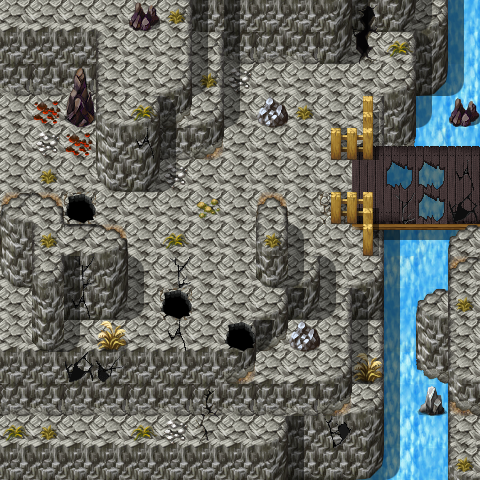

Tiled map render using the project's own tile images. Description and the map definition, with tile-layer contents summarised, below:
An orthogonal 15x15 tile map with 32x32 px tiles, 4 tile layers (Ground, Objects, Objects_replace, Above), 2 hidden layers not drawn, 59 tilesets and 9 objects (3x script, 3x spawn, 2x replace, mapchange).

<map version="1.0" orientation="orthogonal" width="15" height="15" tilewidth="32" tileheight="32">
 <tileset firstgid="1" name="map_bed_1" tilewidth="32" tileheight="32">
  <image source="../drawable/map_bed_1.png" width="512" height="256" />
 </tileset>
 <tileset firstgid="129" name="map_border_1" tilewidth="32" tileheight="32">
  <image source="../drawable/map_border_1.png" width="512" height="256" />
 </tileset>
 <tileset firstgid="257" name="map_bridge_1" tilewidth="32" tileheight="32">
  <image source="../drawable/map_bridge_1.png" width="512" height="256" />
 </tileset>
 <tileset firstgid="385" name="map_bridge_2" tilewidth="32" tileheight="32">
  <image source="../drawable/map_bridge_2.png" width="512" height="256" />
 </tileset>
 <tileset firstgid="513" name="map_broken_1" tilewidth="32" tileheight="32">
  <image source="../drawable/map_broken_1.png" width="512" height="256" />
 </tileset>
 <tileset firstgid="641" name="map_cavewall_1" tilewidth="32" tileheight="32">
  <image source="../drawable/map_cavewall_1.png" width="576" height="192" />
 </tileset>
 <tileset firstgid="749" name="map_cavewall_2" tilewidth="32" tileheight="32">
  <image source="../drawable/map_cavewall_2.png" width="576" height="192" />
 </tileset>
 <tileset firstgid="857" name="map_cavewall_3" tilewidth="32" tileheight="32">
  <image source="../drawable/map_cavewall_3.png" width="576" height="192" />
 </tileset>
 <tileset firstgid="965" name="map_cavewall_4" tilewidth="32" tileheight="32">
  <image source="../drawable/map_cavewall_4.png" width="576" height="192" />
 </tileset>
 <tileset firstgid="1073" name="map_chair_table_1" tilewidth="32" tileheight="32">
  <image source="../drawable/map_chair_table_1.png" width="512" height="256" />
 </tileset>
 <tileset firstgid="1201" name="map_chair_table_2" tilewidth="32" tileheight="32">
  <image source="../drawable/map_chair_table_2.png" width="512" height="256" />
 </tileset>
 <tileset firstgid="1329" name="map_crate_1" tilewidth="32" tileheight="32">
  <image source="../drawable/map_crate_1.png" width="512" height="256" />
 </tileset>
 <tileset firstgid="1457" name="map_cupboard_1" tilewidth="32" tileheight="32">
  <image source="../drawable/map_cupboard_1.png" width="512" height="256" />
 </tileset>
 <tileset firstgid="1585" name="map_curtain_1" tilewidth="32" tileheight="32">
  <image source="../drawable/map_curtain_1.png" width="512" height="256" />
 </tileset>
 <tileset firstgid="1713" name="map_entrance_1" tilewidth="32" tileheight="32">
  <image source="../drawable/map_entrance_1.png" width="512" height="256" />
 </tileset>
 <tileset firstgid="1841" name="map_entrance_2" tilewidth="32" tileheight="32">
  <image source="../drawable/map_entrance_2.png" width="512" height="256" />
 </tileset>
 <tileset firstgid="1969" name="map_fence_1" tilewidth="32" tileheight="32">
  <image source="../drawable/map_fence_1.png" width="512" height="256" />
 </tileset>
 <tileset firstgid="2097" name="map_fence_2" tilewidth="32" tileheight="32">
  <image source="../drawable/map_fence_2.png" width="512" height="256" />
 </tileset>
 <tileset firstgid="2225" name="map_fence_3" tilewidth="32" tileheight="32">
  <image source="../drawable/map_fence_3.png" width="512" height="256" />
 </tileset>
 <tileset firstgid="2353" name="map_fence_4" tilewidth="32" tileheight="32">
  <image source="../drawable/map_fence_4.png" width="512" height="256" />
 </tileset>
 <tileset firstgid="2481" name="map_ground_1" tilewidth="32" tileheight="32">
  <image source="../drawable/map_ground_1.png" width="512" height="256" />
 </tileset>
 <tileset firstgid="2609" name="map_ground_2" tilewidth="32" tileheight="32">
  <image source="../drawable/map_ground_2.png" width="512" height="256" />
 </tileset>
 <tileset firstgid="2737" name="map_ground_3" tilewidth="32" tileheight="32">
  <image source="../drawable/map_ground_3.png" width="512" height="256" />
 </tileset>
 <tileset firstgid="2865" name="map_ground_4" tilewidth="32" tileheight="32">
  <image source="../drawable/map_ground_4.png" width="512" height="256" />
 </tileset>
 <tileset firstgid="2993" name="map_ground_5" tilewidth="32" tileheight="32">
  <image source="../drawable/map_ground_5.png" width="512" height="256" />
 </tileset>
 <tileset firstgid="3121" name="map_ground_6" tilewidth="32" tileheight="32">
  <image source="../drawable/map_ground_6.png" width="512" height="256" />
 </tileset>
 <tileset firstgid="3249" name="map_ground_7" tilewidth="32" tileheight="32">
  <image source="../drawable/map_ground_7.png" width="512" height="256" />
 </tileset>
 <tileset firstgid="3377" name="map_ground_8" tilewidth="32" tileheight="32">
  <image source="../drawable/map_ground_8.png" width="512" height="256" />
 </tileset>
 <tileset firstgid="3505" name="map_house_1" tilewidth="32" tileheight="32">
  <image source="../drawable/map_house_1.png" width="512" height="256" />
 </tileset>
 <tileset firstgid="3633" name="map_house_2" tilewidth="32" tileheight="32">
  <image source="../drawable/map_house_2.png" width="512" height="256" />
 </tileset>
 <tileset firstgid="3761" name="map_indoor_1" tilewidth="32" tileheight="32">
  <image source="../drawable/map_indoor_1.png" width="512" height="256" />
 </tileset>
 <tileset firstgid="3889" name="map_indoor_2" tilewidth="32" tileheight="32">
  <image source="../drawable/map_indoor_2.png" width="512" height="256" />
 </tileset>
 <tileset firstgid="4017" name="map_kitchen_1" tilewidth="32" tileheight="32">
  <image source="../drawable/map_kitchen_1.png" width="512" height="256" />
 </tileset>
 <tileset firstgid="4145" name="map_outdoor_1" tilewidth="32" tileheight="32">
  <image source="../drawable/map_outdoor_1.png" width="512" height="256" />
 </tileset>
 <tileset firstgid="4273" name="map_pillar_1" tilewidth="32" tileheight="32">
  <image source="../drawable/map_pillar_1.png" width="512" height="256" />
 </tileset>
 <tileset firstgid="4401" name="map_pillar_2" tilewidth="32" tileheight="32">
  <image source="../drawable/map_pillar_2.png" width="512" height="256" />
 </tileset>
 <tileset firstgid="4529" name="map_plant_1" tilewidth="32" tileheight="32">
  <image source="../drawable/map_plant_1.png" width="512" height="256" />
 </tileset>
 <tileset firstgid="4657" name="map_plant_2" tilewidth="32" tileheight="32">
  <image source="../drawable/map_plant_2.png" width="512" height="256" />
 </tileset>
 <tileset firstgid="4785" name="map_rock_1" tilewidth="32" tileheight="32">
  <image source="../drawable/map_rock_1.png" width="512" height="256" />
 </tileset>
 <tileset firstgid="4913" name="map_rock_2" tilewidth="32" tileheight="32">
  <image source="../drawable/map_rock_2.png" width="512" height="256" />
 </tileset>
 <tileset firstgid="5041" name="map_roof_1" tilewidth="32" tileheight="32">
  <image source="../drawable/map_roof_1.png" width="512" height="256" />
 </tileset>
 <tileset firstgid="5169" name="map_roof_2" tilewidth="32" tileheight="32">
  <image source="../drawable/map_roof_2.png" width="512" height="256" />
 </tileset>
 <tileset firstgid="5297" name="map_roof_3" tilewidth="32" tileheight="32">
  <image source="../drawable/map_roof_3.png" width="512" height="256" />
 </tileset>
 <tileset firstgid="5425" name="map_shop_1" tilewidth="32" tileheight="32">
  <image source="../drawable/map_shop_1.png" width="512" height="256" />
 </tileset>
 <tileset firstgid="5553" name="map_sign_ladder_1" tilewidth="32" tileheight="32">
  <image source="../drawable/map_sign_ladder_1.png" width="512" height="256" />
 </tileset>
 <tileset firstgid="5681" name="map_table_1" tilewidth="32" tileheight="32">
  <image source="../drawable/map_table_1.png" width="512" height="256" />
 </tileset>
 <tileset firstgid="5809" name="map_trail_1" tilewidth="32" tileheight="32">
  <image source="../drawable/map_trail_1.png" width="512" height="256" />
 </tileset>
 <tileset firstgid="5937" name="map_transition_1" tilewidth="32" tileheight="32">
  <image source="../drawable/map_transition_1.png" width="512" height="256" />
 </tileset>
 <tileset firstgid="6065" name="map_transition_2" tilewidth="32" tileheight="32">
  <image source="../drawable/map_transition_2.png" width="512" height="256" />
 </tileset>
 <tileset firstgid="6193" name="map_transition_3" tilewidth="32" tileheight="32">
  <image source="../drawable/map_transition_3.png" width="512" height="256" />
 </tileset>
 <tileset firstgid="6321" name="map_transition_4" tilewidth="32" tileheight="32">
  <image source="../drawable/map_transition_4.png" width="512" height="256" />
 </tileset>
 <tileset firstgid="6449" name="map_tree_1" tilewidth="32" tileheight="32">
  <image source="../drawable/map_tree_1.png" width="512" height="256" />
 </tileset>
 <tileset firstgid="6577" name="map_tree_2" tilewidth="32" tileheight="32">
  <image source="../drawable/map_tree_2.png" width="512" height="256" />
 </tileset>
 <tileset firstgid="6705" name="map_wall_1" tilewidth="32" tileheight="32">
  <image source="../drawable/map_wall_1.png" width="512" height="256" />
 </tileset>
 <tileset firstgid="6833" name="map_wall_2" tilewidth="32" tileheight="32">
  <image source="../drawable/map_wall_2.png" width="480" height="256" />
 </tileset>
 <tileset firstgid="6953" name="map_wall_3" tilewidth="32" tileheight="32">
  <image source="../drawable/map_wall_3.png" width="480" height="256" />
 </tileset>
 <tileset firstgid="7073" name="map_wall_4" tilewidth="32" tileheight="32">
  <image source="../drawable/map_wall_4.png" width="480" height="256" />
 </tileset>
 <tileset firstgid="7193" name="map_window_1" tilewidth="32" tileheight="32">
  <image source="../drawable/map_window_1.png" width="512" height="256" />
 </tileset>
 <tileset firstgid="7321" name="map_window_2" tilewidth="32" tileheight="32">
  <image source="../drawable/map_window_2.png" width="512" height="256" />
 </tileset>
 <layer name="Ground" width="15" height="15">
  <data>[225 cells, 225 non-empty, 16 distinct tile ids]</data>
 </layer>
 <layer name="Objects" width="15" height="15">
  <data>[225 cells, 110 non-empty, 49 distinct tile ids]</data>
 </layer>
 <layer name="Objects_replace" width="15" height="15">
  <data>[225 cells, 2 non-empty, 1 distinct tile ids]</data>
 </layer>
 <layer name="Above" width="15" height="15">
  <data>[225 cells, 74 non-empty, 25 distinct tile ids]</data>
 </layer>
 <layer name="Walkable" width="15" height="15" visible="0">
  <data>[225 cells, 169 non-empty, 1 distinct tile ids]</data>
 </layer>
 <layer name="Walkable_replace" width="15" height="15" visible="0">
  <data>[225 cells, 2 non-empty, 1 distinct tile ids]</data>
 </layer>
 <objectgroup name="Mapevents" width="15" height="15">
  <object name="west" type="mapchange" x="0" y="96" width="32" height="96">
   <properties>
    <property name="map" value="arulirmountain1" />
    <property name="place" value="east" />
   </properties>
  </object>
  <object name="arulirmountain_brokenbridge" type="script" x="352" y="160" width="32" height="32">
   <properties>
    <property name="when" value="enter" />
   </properties>
  </object>
  <object name="arulirmountain_trap01" type="script" x="160" y="288" width="32" height="32">
   <properties>
    <property name="when" value="enter" />
   </properties>
  </object>
  <object name="arulirmountain_trap02" type="script" x="64" y="192" width="32" height="32">
   <properties>
    <property name="when" value="enter" />
   </properties>
  </object>
 </objectgroup>
 <objectgroup name="Spawn" width="15" height="15" visible="0">
  <object name="gornaud_4" type="spawn" x="224" y="32" width="192" height="128" />
  <object name="arulir_1" type="spawn" x="96" y="192" width="32" height="32" />
  <object name="arulir_1" type="spawn" x="160" y="128" width="192" height="256">
   <properties>
    <property name="quantity" value="4" />
   </properties>
  </object>
 </objectgroup>
 <objectgroup name="Keys" width="15" height="15" />
 <objectgroup name="Replace" width="15" height="15">
  <object name="arulirmountain_trap01:10" type="replace" x="160" y="288" width="32" height="32">
   <properties>
    <property name="Objects" value="Objects_replace" />
    <property name="Walkable" value="Walkable_replace" />
   </properties>
  </object>
  <object name="arulirmountain_trap02:10" type="replace" x="64" y="192" width="32" height="32">
   <properties>
    <property name="Objects" value="Objects_replace" />
    <property name="Walkable" value="Walkable_replace" />
   </properties>
  </object>
 </objectgroup>
</map>
